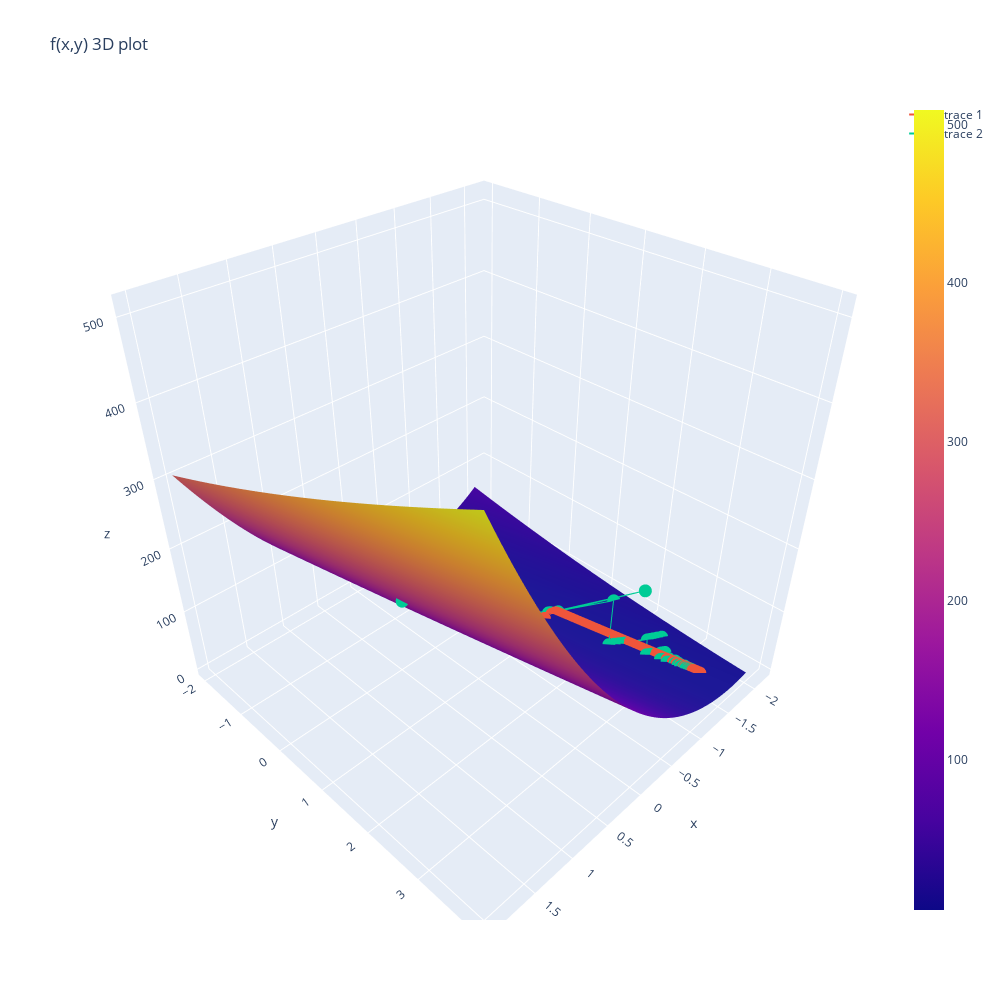

The cell this chart's notebook holds for it:
### Code cell
n_points = 100
x_range = (-2, 2)
y_range = (-2, 4)

X = np.linspace(x_range[0], x_range[1], n_points)
Y = np.linspace(y_range[0], y_range[1], n_points)

Z = np.zeros((n_points, n_points))
for i, x in enumerate(X):
    for j, y in enumerate(Y):
        print(mse(x, y, train.x, train.y))
        Z[j][i] = mse(x, y, train.x, train.y)

w1, w2 = 1, 1
_X, _Y, _Z = grad_descent(w1, w2) 
__X, __Y, __Z = grad_descent_fast(w1, w2) 
line_trace = go.Scatter3d(x=_X,y=_Y,z=_Z, mode='lines+markers', marker=go.scatter3d.Marker(size=4.5))
line_trace_fast = go.Scatter3d(x=__X,y=__Y,z=__Z, mode='lines+markers', marker=go.scatter3d.Marker(size=4.5))
_data = [go.Surface(z=Z, x=X, y=Y), line_trace, line_trace_fast ]

fig = go.Figure(data=_data)
fig.update_layout(title='f(x,y) 3D plot', autosize=False, width=1000, height=1000)
fig.show()
